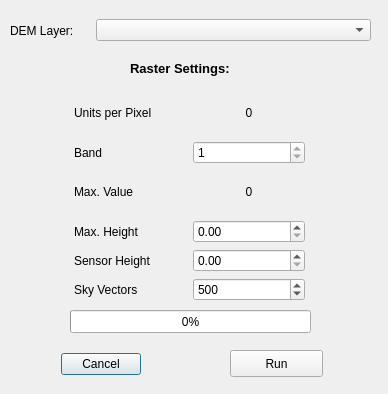
<?xml version="1.0" encoding="UTF-8"?>
<ui version="4.0">
 <class>SVF</class>
 <widget class="QDialog" name="SVF">
  <property name="geometry">
   <rect>
    <x>0</x>
    <y>0</y>
    <width>388</width>
    <height>394</height>
   </rect>
  </property>
  <property name="sizePolicy">
   <sizepolicy hsizetype="Preferred" vsizetype="Preferred">
    <horstretch>0</horstretch>
    <verstretch>0</verstretch>
   </sizepolicy>
  </property>
  <property name="minimumSize">
   <size>
    <width>0</width>
    <height>250</height>
   </size>
  </property>
  <property name="windowTitle">
   <string>Sky View Factor</string>
  </property>
  <widget class="QWidget" name="horizontalLayoutWidget">
   <property name="geometry">
    <rect>
     <x>10</x>
     <y>10</y>
     <width>361</width>
     <height>41</height>
    </rect>
   </property>
   <layout class="QHBoxLayout" name="horizontalLayout">
    <item>
     <widget class="QLabel" name="layer_prompt">
      <property name="text">
       <string>DEM Layer:</string>
      </property>
     </widget>
    </item>
    <item>
     <widget class="QComboBox" name="comboBox">
      <property name="minimumSize">
       <size>
        <width>275</width>
        <height>0</height>
       </size>
      </property>
     </widget>
    </item>
   </layout>
  </widget>
  <widget class="QLabel" name="label_2">
   <property name="geometry">
    <rect>
     <x>130</x>
     <y>60</y>
     <width>121</width>
     <height>17</height>
    </rect>
   </property>
   <property name="text">
    <string>&lt;!DOCTYPE HTML PUBLIC &quot;-//W3C//DTD HTML 4.0//EN&quot; &quot;http://www.w3.org/TR/REC-html40/strict.dtd&quot;&gt;
&lt;html&gt;&lt;head&gt;&lt;meta name=&quot;qrichtext&quot; content=&quot;1&quot; /&gt;&lt;style type=&quot;text/css&quot;&gt;
p, li { white-space: pre-wrap; }
&lt;/style&gt;&lt;/head&gt;&lt;body style=&quot; font-family:'Sans'; font-size:10pt; font-weight:400; font-style:normal;&quot;&gt;
&lt;p style=&quot; margin-top:0px; margin-bottom:0px; margin-left:0px; margin-right:0px; -qt-block-indent:0; text-indent:0px;&quot;&gt;&lt;span style=&quot; font-weight:600;&quot;&gt;Raster Settings:&lt;/span&gt;&lt;/p&gt;&lt;/body&gt;&lt;/html&gt;</string>
   </property>
   <property name="textFormat">
    <enum>Qt::RichText</enum>
   </property>
  </widget>
  <widget class="QWidget" name="layoutWidget">
   <property name="geometry">
    <rect>
     <x>74</x>
     <y>90</y>
     <width>231</width>
     <height>211</height>
    </rect>
   </property>
   <layout class="QGridLayout" name="gridLayout_2">
    <item row="2" column="0">
     <widget class="QLabel" name="label_3">
      <property name="text">
       <string>Band</string>
      </property>
     </widget>
    </item>
    <item row="3" column="0">
     <widget class="QLabel" name="label">
      <property name="text">
       <string>Max. Value</string>
      </property>
     </widget>
    </item>
    <item row="4" column="0">
     <widget class="QLabel" name="label_7">
      <property name="text">
       <string>Max. Height</string>
      </property>
     </widget>
    </item>
    <item row="2" column="1">
     <widget class="QSpinBox" name="spinBox_bands">
      <property name="minimum">
       <number>1</number>
      </property>
      <property name="maximum">
       <number>1</number>
      </property>
     </widget>
    </item>
    <item row="1" column="1">
     <widget class="QLabel" name="label_unitsPerPx">
      <property name="text">
       <string>0</string>
      </property>
      <property name="alignment">
       <set>Qt::AlignCenter</set>
      </property>
     </widget>
    </item>
    <item row="3" column="1">
     <widget class="QLabel" name="label_maxValue">
      <property name="text">
       <string>0</string>
      </property>
      <property name="alignment">
       <set>Qt::AlignCenter</set>
      </property>
     </widget>
    </item>
    <item row="1" column="0">
     <widget class="QLabel" name="label_5">
      <property name="text">
       <string>Units per Pixel</string>
      </property>
     </widget>
    </item>
    <item row="5" column="0">
     <widget class="QLabel" name="label_8">
      <property name="text">
       <string>Sensor Height</string>
      </property>
     </widget>
    </item>
    <item row="5" column="1">
     <widget class="QDoubleSpinBox" name="spinBox_sensorHt">
      <property name="inputMethodHints">
       <set>Qt::ImhDialableCharactersOnly|Qt::ImhDigitsOnly|Qt::ImhEmailCharactersOnly|Qt::ImhFormattedNumbersOnly|Qt::ImhLowercaseOnly|Qt::ImhUppercaseOnly|Qt::ImhUrlCharactersOnly</set>
      </property>
      <property name="minimum">
       <double>0.000000000000000</double>
      </property>
      <property name="maximum">
       <double>5.000000000000000</double>
      </property>
      <property name="singleStep">
       <double>0.100000000000000</double>
      </property>
     </widget>
    </item>
    <item row="4" column="1">
     <widget class="QDoubleSpinBox" name="spinBox_maxHt">
      <property name="maximum">
       <double>100000.000000000000000</double>
      </property>
     </widget>
    </item>
    <item row="6" column="0">
     <widget class="QLabel" name="label_4">
      <property name="text">
       <string>Sky Vectors</string>
      </property>
     </widget>
    </item>
    <item row="6" column="1">
     <widget class="QSpinBox" name="spinBox_vectors">
      <property name="minimum">
       <number>2</number>
      </property>
      <property name="maximum">
       <number>1000</number>
      </property>
      <property name="value">
       <number>500</number>
      </property>
     </widget>
    </item>
   </layout>
  </widget>
  <widget class="QProgressBar" name="progressBar">
   <property name="geometry">
    <rect>
     <x>70</x>
     <y>310</y>
     <width>241</width>
     <height>23</height>
    </rect>
   </property>
   <property name="value">
    <number>0</number>
   </property>
  </widget>
  <widget class="QWidget" name="horizontalLayoutWidget_2">
   <property name="geometry">
    <rect>
     <x>10</x>
     <y>350</y>
     <width>181</width>
     <height>29</height>
    </rect>
   </property>
   <layout class="QHBoxLayout" name="horizontalLayout_2">
    <property name="bottomMargin">
     <number>0</number>
    </property>
    <item>
     <widget class="QDialogButtonBox" name="buttonBox">
      <property name="sizePolicy">
       <sizepolicy hsizetype="Minimum" vsizetype="Fixed">
        <horstretch>0</horstretch>
        <verstretch>0</verstretch>
       </sizepolicy>
      </property>
      <property name="layoutDirection">
       <enum>Qt::LeftToRight</enum>
      </property>
      <property name="orientation">
       <enum>Qt::Horizontal</enum>
      </property>
      <property name="standardButtons">
       <set>QDialogButtonBox::Cancel</set>
      </property>
      <property name="centerButtons">
       <bool>true</bool>
      </property>
     </widget>
    </item>
   </layout>
  </widget>
  <widget class="QPushButton" name="runButton">
   <property name="geometry">
    <rect>
     <x>230</x>
     <y>350</y>
     <width>93</width>
     <height>27</height>
    </rect>
   </property>
   <property name="text">
    <string>Run</string>
   </property>
  </widget>
 </widget>
 <resources/>
 <connections>
  <connection>
   <sender>buttonBox</sender>
   <signal>rejected()</signal>
   <receiver>SVF</receiver>
   <slot>reject()</slot>
   <hints>
    <hint type="sourcelabel">
     <x>94</x>
     <y>352</y>
    </hint>
    <hint type="destinationlabel">
     <x>32</x>
     <y>319</y>
    </hint>
   </hints>
  </connection>
 </connections>
</ui>
